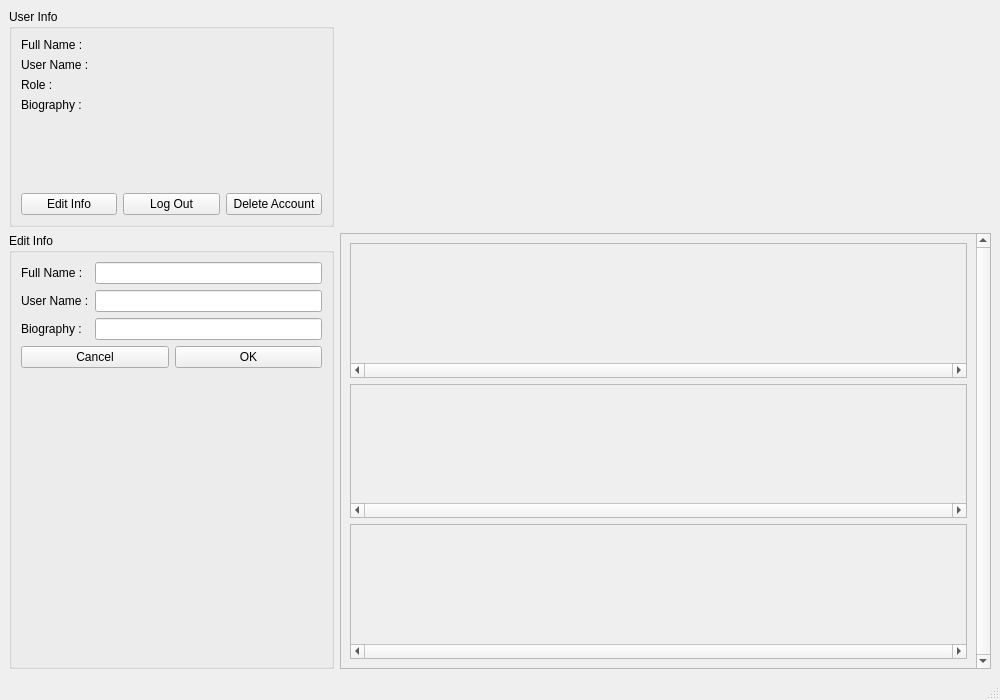
<?xml version="1.0" encoding="UTF-8"?>
<ui version="4.0">
 <class>ListenerPanel</class>
 <widget class="QMainWindow" name="ListenerPanel">
  <property name="geometry">
   <rect>
    <x>0</x>
    <y>0</y>
    <width>1000</width>
    <height>700</height>
   </rect>
  </property>
  <property name="windowTitle">
   <string>MainWindow</string>
  </property>
  <widget class="QWidget" name="centralwidget">
   <layout class="QGridLayout" name="gridLayout" rowstretch="1,2" columnstretch="1,2">
    <property name="spacing">
     <number>6</number>
    </property>
    <item row="0" column="1">
     <layout class="QGridLayout" name="gridLayout_4" rowstretch="0,0,0">
      <item row="0" column="1">
       <widget class="QLabel" name="logoLabel_2">
        <property name="styleSheet">
         <string notr="true">image: url(:/images/logo/images/Logo.png);
background: transparent;
border: none;</string>
        </property>
        <property name="text">
         <string/>
        </property>
       </widget>
      </item>
      <item row="0" column="0">
       <spacer name="horizontalSpacer_4">
        <property name="orientation">
         <enum>Qt::Orientation::Horizontal</enum>
        </property>
        <property name="sizeType">
         <enum>QSizePolicy::Policy::Fixed</enum>
        </property>
        <property name="sizeHint" stdset="0">
         <size>
          <width>460</width>
          <height>20</height>
         </size>
        </property>
       </spacer>
      </item>
      <item row="1" column="1">
       <spacer name="verticalSpacer_4">
        <property name="orientation">
         <enum>Qt::Orientation::Vertical</enum>
        </property>
        <property name="sizeType">
         <enum>QSizePolicy::Policy::Fixed</enum>
        </property>
        <property name="sizeHint" stdset="0">
         <size>
          <width>20</width>
          <height>100</height>
         </size>
        </property>
       </spacer>
      </item>
     </layout>
    </item>
    <item row="1" column="1">
     <layout class="QVBoxLayout" name="verticalLayout">
      <item>
       <widget class="QScrollArea" name="allScrollAreas">
        <property name="verticalScrollBarPolicy">
         <enum>Qt::ScrollBarPolicy::ScrollBarAlwaysOn</enum>
        </property>
        <property name="horizontalScrollBarPolicy">
         <enum>Qt::ScrollBarPolicy::ScrollBarAlwaysOff</enum>
        </property>
        <property name="widgetResizable">
         <bool>true</bool>
        </property>
        <widget class="QWidget" name="scrollAreaWidgetContents_4">
         <property name="geometry">
          <rect>
           <x>0</x>
           <y>0</y>
           <width>630</width>
           <height>418</height>
          </rect>
         </property>
         <layout class="QVBoxLayout" name="verticalLayout_2">
          <item>
           <widget class="QScrollArea" name="albumsScrollArea">
            <property name="verticalScrollBarPolicy">
             <enum>Qt::ScrollBarPolicy::ScrollBarAlwaysOff</enum>
            </property>
            <property name="horizontalScrollBarPolicy">
             <enum>Qt::ScrollBarPolicy::ScrollBarAlwaysOn</enum>
            </property>
            <property name="widgetResizable">
             <bool>true</bool>
            </property>
            <widget class="QWidget" name="scrollAreaWidgetContents_3">
             <property name="geometry">
              <rect>
               <x>0</x>
               <y>0</y>
               <width>610</width>
               <height>110</height>
              </rect>
             </property>
             <layout class="QHBoxLayout" name="horizontalLayout_3"/>
            </widget>
           </widget>
          </item>
          <item>
           <widget class="QScrollArea" name="songlessScrollArea">
            <property name="verticalScrollBarPolicy">
             <enum>Qt::ScrollBarPolicy::ScrollBarAlwaysOff</enum>
            </property>
            <property name="horizontalScrollBarPolicy">
             <enum>Qt::ScrollBarPolicy::ScrollBarAlwaysOn</enum>
            </property>
            <property name="widgetResizable">
             <bool>true</bool>
            </property>
            <widget class="QWidget" name="scrollAreaWidgetContents_2">
             <property name="geometry">
              <rect>
               <x>0</x>
               <y>0</y>
               <width>610</width>
               <height>111</height>
              </rect>
             </property>
             <layout class="QHBoxLayout" name="horizontalLayout_2"/>
            </widget>
           </widget>
          </item>
          <item>
           <widget class="QScrollArea" name="playlistsScrollArea">
            <property name="verticalScrollBarPolicy">
             <enum>Qt::ScrollBarPolicy::ScrollBarAlwaysOff</enum>
            </property>
            <property name="horizontalScrollBarPolicy">
             <enum>Qt::ScrollBarPolicy::ScrollBarAlwaysOn</enum>
            </property>
            <property name="widgetResizable">
             <bool>true</bool>
            </property>
            <widget class="QWidget" name="scrollAreaWidgetContents">
             <property name="geometry">
              <rect>
               <x>0</x>
               <y>0</y>
               <width>610</width>
               <height>110</height>
              </rect>
             </property>
             <layout class="QHBoxLayout" name="horizontalLayout"/>
            </widget>
           </widget>
          </item>
         </layout>
        </widget>
       </widget>
      </item>
     </layout>
    </item>
    <item row="0" column="0">
     <widget class="QGroupBox" name="userInformation">
      <property name="title">
       <string>User Info</string>
      </property>
      <layout class="QFormLayout" name="formLayout_2">
       <item row="0" column="0">
        <widget class="QLabel" name="fullNameLabel_2">
         <property name="text">
          <string>Full Name :</string>
         </property>
        </widget>
       </item>
       <item row="0" column="1">
        <widget class="QLabel" name="fullNameLabel_3">
         <property name="text">
          <string/>
         </property>
        </widget>
       </item>
       <item row="1" column="0">
        <widget class="QLabel" name="userNameLabel_2">
         <property name="text">
          <string>User Name :</string>
         </property>
        </widget>
       </item>
       <item row="1" column="1">
        <widget class="QLabel" name="userNameLabel_3">
         <property name="text">
          <string/>
         </property>
        </widget>
       </item>
       <item row="2" column="0">
        <widget class="QLabel" name="roleLabel_2">
         <property name="text">
          <string>Role :</string>
         </property>
        </widget>
       </item>
       <item row="2" column="1">
        <widget class="QLabel" name="roleLabel_3">
         <property name="text">
          <string/>
         </property>
        </widget>
       </item>
       <item row="3" column="0">
        <widget class="QLabel" name="biographyLabel_2">
         <property name="text">
          <string>Biography :</string>
         </property>
        </widget>
       </item>
       <item row="3" column="1">
        <widget class="QLabel" name="biographyLabel_3">
         <property name="text">
          <string/>
         </property>
        </widget>
       </item>
       <item row="5" column="0" colspan="2">
        <layout class="QHBoxLayout" name="horizontalLayout_5">
         <item>
          <widget class="QPushButton" name="editInfoButton">
           <property name="text">
            <string>Edit Info</string>
           </property>
          </widget>
         </item>
         <item>
          <widget class="QPushButton" name="logoutButton">
           <property name="text">
            <string>Log Out</string>
           </property>
          </widget>
         </item>
         <item>
          <widget class="QPushButton" name="deleteAccountButton">
           <property name="text">
            <string>Delete Account</string>
           </property>
          </widget>
         </item>
        </layout>
       </item>
       <item row="4" column="0">
        <spacer name="verticalSpacer">
         <property name="orientation">
          <enum>Qt::Orientation::Vertical</enum>
         </property>
         <property name="sizeHint" stdset="0">
          <size>
           <width>20</width>
           <height>40</height>
          </size>
         </property>
        </spacer>
       </item>
      </layout>
     </widget>
    </item>
    <item row="1" column="0">
     <widget class="QGroupBox" name="editInfoGroupBox">
      <property name="title">
       <string>Edit Info</string>
      </property>
      <layout class="QFormLayout" name="formLayout_3">
       <item row="0" column="0">
        <widget class="QLabel" name="fullNameLabel">
         <property name="text">
          <string>Full Name :</string>
         </property>
        </widget>
       </item>
       <item row="0" column="1">
        <widget class="QLineEdit" name="fullNameLineEdit"/>
       </item>
       <item row="1" column="0">
        <widget class="QLabel" name="userNameLabel">
         <property name="text">
          <string>User Name :</string>
         </property>
        </widget>
       </item>
       <item row="1" column="1">
        <widget class="QLineEdit" name="userNameLineEdit"/>
       </item>
       <item row="2" column="0">
        <widget class="QLabel" name="biographyLabel">
         <property name="text">
          <string>Biography :</string>
         </property>
        </widget>
       </item>
       <item row="2" column="1">
        <widget class="QLineEdit" name="editBiographyLineEdit"/>
       </item>
       <item row="3" column="0" colspan="2">
        <layout class="QHBoxLayout" name="horizontalLayout_7">
         <item>
          <widget class="QPushButton" name="Cancel">
           <property name="text">
            <string>Cancel</string>
           </property>
          </widget>
         </item>
         <item>
          <widget class="QPushButton" name="OK">
           <property name="text">
            <string>OK</string>
           </property>
          </widget>
         </item>
        </layout>
       </item>
      </layout>
     </widget>
    </item>
   </layout>
  </widget>
  <widget class="QMenuBar" name="menubar">
   <property name="geometry">
    <rect>
     <x>0</x>
     <y>0</y>
     <width>1000</width>
     <height>22</height>
    </rect>
   </property>
  </widget>
  <widget class="QStatusBar" name="statusbar"/>
 </widget>
 <resources/>
 <connections/>
</ui>
